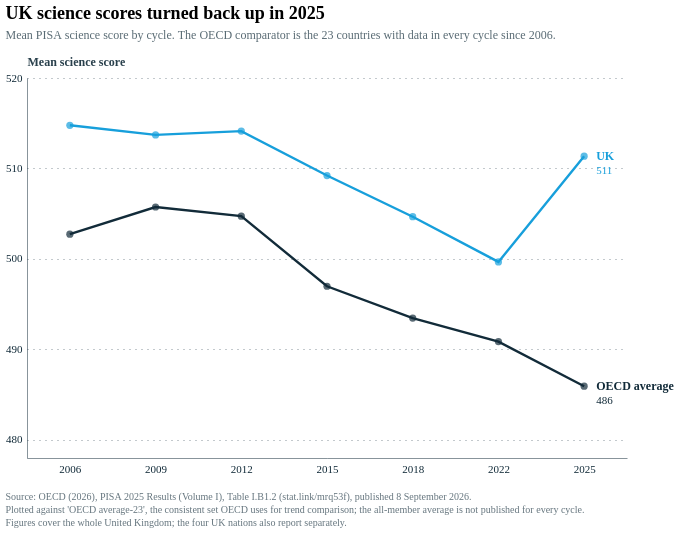

Vega-Lite specification for this chart:
### Vega-Lite specification from a JSON file in a GitHub repository (floating-point values rounded to 4 significant figures)
{"config": {"font": "Circular Std", "mark": {"line": {"interpolate": "linear"}}, "view": {"stroke": null, "width": 400, "height": 300, "strokeWidth": 0}, "range": {"category": ["#179fdb", "#e6224b", "#f4c245", "#122b39", "#eb5c2e", "#36b7b4"], "diverging": ["#E6224B", "#E54753", "#C9C9C9", "#179FDB", "#122B39"], "heatmap": ["#C9C9C9", "#179FDB", "#0063AF", "#122B39"], "ordinal": ["#00A767", "#36B7B4", "#179FDB", "#0063AF", "#243B5A"]}, "axisX": {"labelColor": "#122b39", "tickColor": "#122b39", "domainColor": "#122b39", "domainOpacity": 0.5, "gridOpacity": 0, "labelFont": "Circular Std", "labelAngle": 0, "labelAlign": "center", "labelFontSize": 11, "labelPadding": 5, "tickCount": 10, "tickSize": 0, "title": ""}, "axisY": {"labelColor": "#122b39", "labelFont": "Circular Std", "tickColor": "#122b39", "domainColor": "#122b39", "gridColor": "#122b39", "gridDash": [1, 5], "gridOpacity": 0.5, "labelPadding": 5, "labelFontSize": 11, "domainOpacity": 0.5, "tickSize": 0, "title": null, "titleAlign": "left", "titleAngle": 0, "titleBaseline": "bottom", "titleColor": "#122b39", "titleOpacity": 0.9, "titleX": 0, "titleY": -7}, "axis": {"labelFontSize": 11}}, "vconcat": [{"layer": [{"data": {"name": "data-357adb9020da7773c502b6bf2ae8aa70"}, "mark": {"type": "line", "strokeWidth": 2.4}, "encoding": {"color": {"field": "series", "legend": null, "scale": {"domain": ["UK", "OECD average"], "range": ["#179fdb", "#122b39"]}, "type": "nominal"}, "x": {"axis": {"format": "d", "labelAngle": 0, "labelFontSize": 11, "title": null}, "field": "cycle", "type": "ordinal"}, "y": {"axis": {"format": "d", "tickCount": 5, "title": "Mean science score", "titleAlign": "left", "titleAngle": 0, "titleBaseline": "bottom", "titleColor": "#122b39", "titleFontSize": 12, "titleX": 0, "titleY": -10}, "field": "score", "scale": {"domain": [478, 520], "nice": false}, "type": "quantitative"}}}, {"data": {"name": "data-357adb9020da7773c502b6bf2ae8aa70"}, "mark": {"type": "point", "filled": true, "size": 52}, "encoding": {"color": {"field": "series", "legend": null, "scale": {"domain": ["UK", "OECD average"], "range": ["#179fdb", "#122b39"]}, "type": "nominal"}, "tooltip": [{"field": "series", "type": "nominal"}, {"field": "cycle", "type": "ordinal"}, {"field": "score", "type": "quantitative"}], "x": {"axis": {"format": "d", "labelAngle": 0, "labelFontSize": 11, "title": null}, "field": "cycle", "type": "ordinal"}, "y": {"axis": {"format": "d", "tickCount": 5, "title": "Mean science score", "titleAlign": "left", "titleAngle": 0, "titleBaseline": "bottom", "titleColor": "#122b39", "titleFontSize": 12, "titleX": 0, "titleY": -10}, "field": "score", "scale": {"domain": [478, 520], "nice": false}, "type": "quantitative"}}}, {"data": {"name": "data-7fa493d237072a66334ff0c10920f339"}, "mark": {"type": "text", "align": "left", "baseline": "middle", "dx": 12, "fontSize": 12, "fontWeight": 700}, "encoding": {"color": {"field": "series", "legend": null, "scale": {"domain": ["UK", "OECD average"], "range": ["#179fdb", "#122b39"]}, "type": "nominal"}, "text": {"field": "series", "type": "nominal"}, "x": {"axis": {"format": "d", "labelAngle": 0, "labelFontSize": 11, "title": null}, "field": "cycle", "type": "ordinal"}, "y": {"axis": {"format": "d", "tickCount": 5, "title": "Mean science score", "titleAlign": "left", "titleAngle": 0, "titleBaseline": "bottom", "titleColor": "#122b39", "titleFontSize": 12, "titleX": 0, "titleY": -10}, "field": "score", "scale": {"domain": [478, 520], "nice": false}, "type": "quantitative"}}}, {"data": {"name": "data-7fa493d237072a66334ff0c10920f339"}, "mark": {"type": "text", "align": "left", "baseline": "middle", "dx": 12, "dy": 15, "fontSize": 11}, "encoding": {"color": {"field": "series", "legend": null, "scale": {"domain": ["UK", "OECD average"], "range": ["#179fdb", "#122b39"]}, "type": "nominal"}, "text": {"field": "score", "format": ".0f", "type": "quantitative"}, "x": {"axis": {"format": "d", "labelAngle": 0, "labelFontSize": 11, "title": null}, "field": "cycle", "type": "ordinal"}, "y": {"axis": {"format": "d", "tickCount": 5, "title": "Mean science score", "titleAlign": "left", "titleAngle": 0, "titleBaseline": "bottom", "titleColor": "#122b39", "titleFontSize": 12, "titleX": 0, "titleY": -10}, "field": "score", "scale": {"domain": [478, 520], "nice": false}, "type": "quantitative"}}}], "height": 380, "title": {"text": "UK science scores turned back up in 2025", "anchor": "start", "fontSize": 18, "offset": 14, "subtitle": ["Mean PISA science score by cycle. The OECD comparator is the 23 countries with data in every cycle since 2006."], "subtitleColor": "#596b74", "subtitleFontSize": 12, "subtitlePadding": 7}, "width": 600}], "title": {"text": ["Source: OECD (2026), PISA 2025 Results (Volume I), Table I.B1.2 (stat.link/mrq53f), published 8 September 2026.", "Plotted against 'OECD average-23', the consistent set OECD uses for trend comparison; the all-member average is not published for every cycle.", "Figures cover the whole United Kingdom; the four UK nations also report separately."], "anchor": "start", "color": "#65757e", "fontSize": 10, "fontWeight": 400, "lineHeight": 13, "offset": 18, "orient": "bottom"}, "$schema": "https://vega.github.io/schema/vega-lite/v6.1.0.json", "datasets": {"data-357adb9020da7773c502b6bf2ae8aa70": [{"series": "UK", "cycle": 2006, "score": 514.8}, {"series": "UK", "cycle": 2009, "score": 513.7}, {"series": "UK", "cycle": 2012, "score": 514.1}, {"series": "UK", "cycle": 2015, "score": 509.2}, {"series": "UK", "cycle": 2018, "score": 504.7}, {"series": "UK", "cycle": 2022, "score": 499.7}, {"series": "UK", "cycle": 2025, "score": 511.4}, {"series": "OECD average", "cycle": 2006, "score": 502.7}, {"series": "OECD average", "cycle": 2009, "score": 505.7}, {"series": "OECD average", "cycle": 2012, "score": 504.7}, {"series": "OECD average", "cycle": 2015, "score": 497.0}, {"series": "OECD average", "cycle": 2018, "score": 493.5}, {"series": "OECD average", "cycle": 2022, "score": 490.9}, {"series": "OECD average", "cycle": 2025, "score": 485.9}], "data-7fa493d237072a66334ff0c10920f339": [{"series": "UK", "cycle": 2025, "score": 511.4}, {"series": "OECD average", "cycle": 2025, "score": 485.9}]}}
